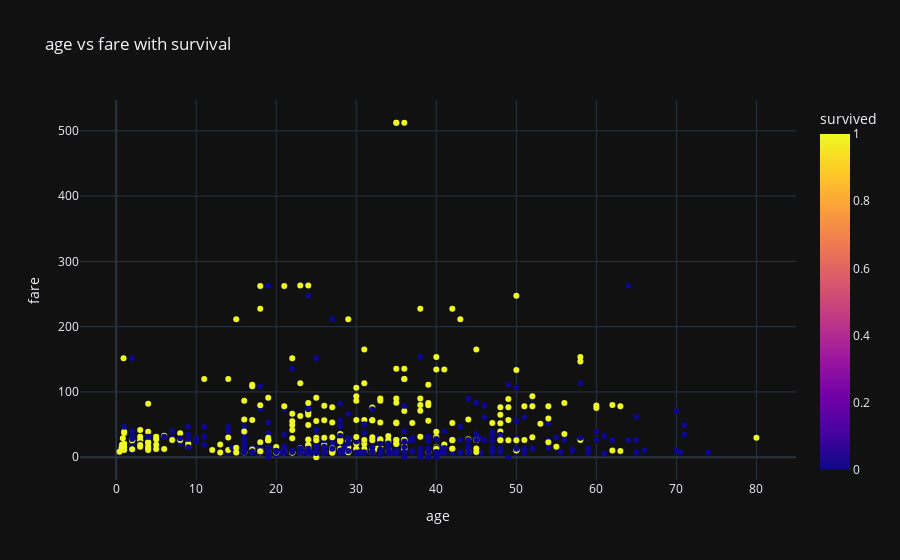

Write notebook code for a chart like this one.
### Code cell
px.scatter(df, x='age', y='fare', color='survived', title='age vs fare with survival',
           template='plotly_dark')

### Figure 1 — Plotly figure (JSON) as saved in the notebook; plotly's stock layout.template omitted (floating-point values rounded to 4 significant figures; data arrays with more than 128 entries replaced by an {"elided": "..."} marker saying what was removed)
{"data": [{"hovertemplate": "age=%{x}<br>fare=%{y}<br>survived=%{marker.color}<extra></extra>", "legendgroup": "", "marker": {"color": {"elided": "891 int values"}, "coloraxis": "coloraxis", "symbol": "circle"}, "mode": "markers", "name": "", "orientation": "v", "showlegend": false, "type": "scatter", "x": {"elided": "891 float values"}, "xaxis": "x", "y": {"elided": "891 float values"}, "yaxis": "y"}], "layout": {"coloraxis": {"colorbar": {"title": {"text": "survived"}}, "colorscale": [[0, "#0d0887"], [0.1111, "#46039f"], [0.2222, "#7201a8"], [0.3333, "#9c179e"], [0.4444, "#bd3786"], [0.5556, "#d8576b"], [0.6667, "#ed7953"], [0.7778, "#fb9f3a"], [0.8889, "#fdca26"], [1, "#f0f921"]]}, "legend": {"tracegroupgap": 0}, "title": {"text": "age vs fare with survival"}, "xaxis": {"anchor": "y", "domain": [0, 1], "title": {"text": "age"}}, "yaxis": {"anchor": "x", "domain": [0, 1], "title": {"text": "fare"}}}}
